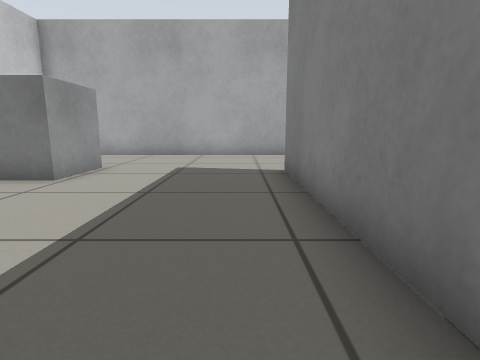
view 1 (above)

20 first-person views from a walk through a Gazebo world. The camera is 0.5 m above the floor, tilts 10° down and sees 80° across. The floor is counted in squares, 0.5 m on a side. Each view is taken from the middle of a square. On the plan, view 1 faces up. The plan holds only what a view shows up to about 11 squares ahead; the rest is blank.

view 2
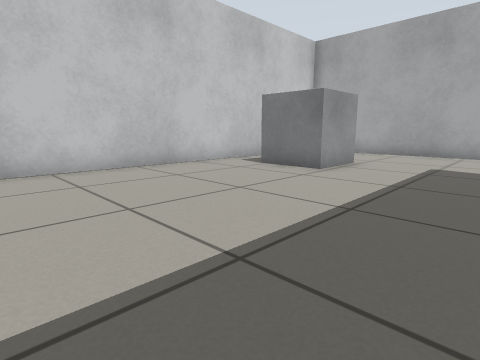

view 3
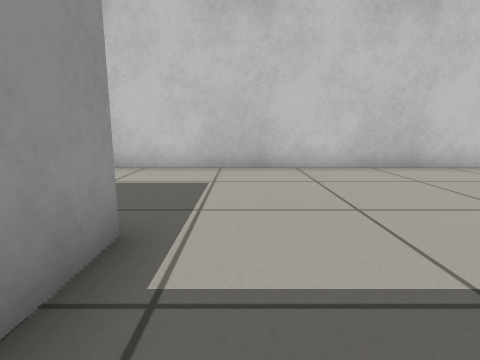

view 4
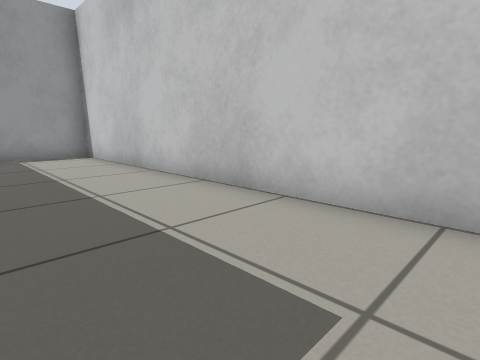

view 5
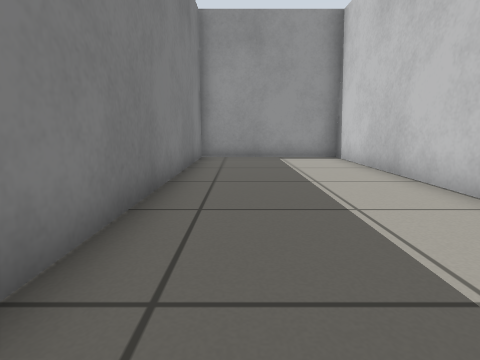

view 6
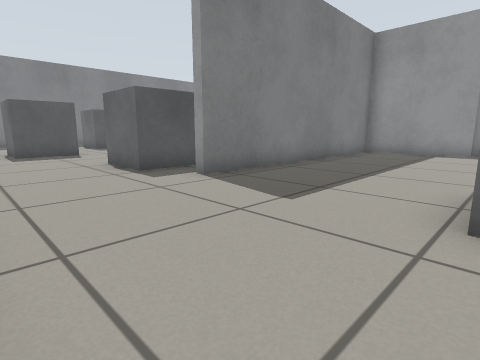

view 7
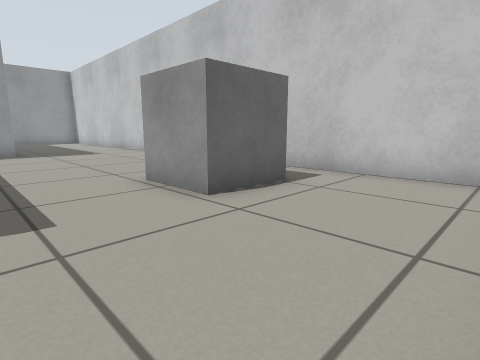

view 8
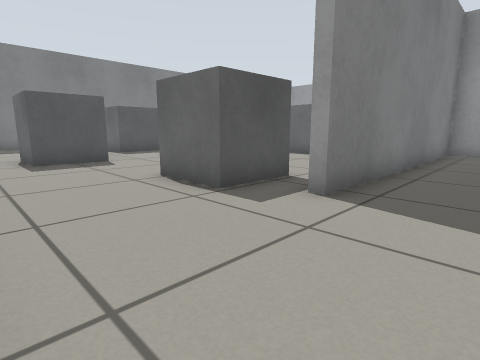

view 9
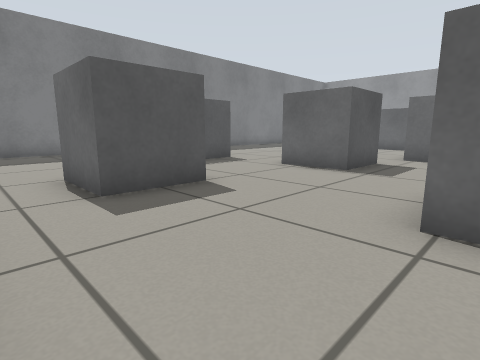

view 10
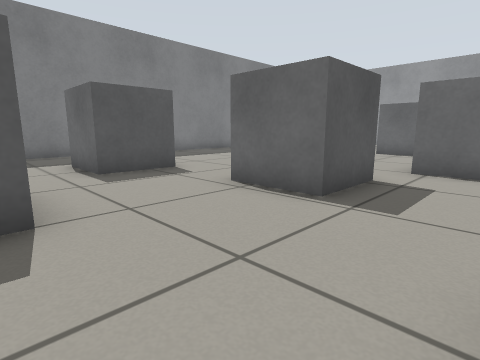

view 11
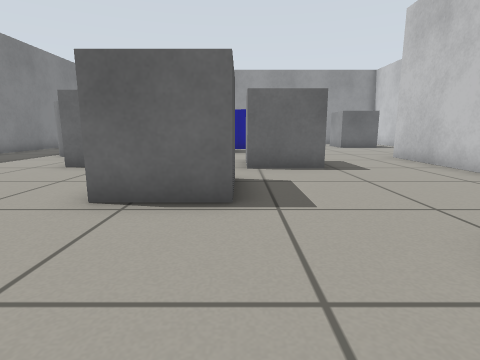

view 12
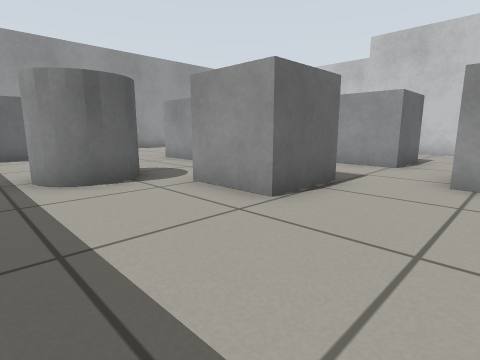

view 13
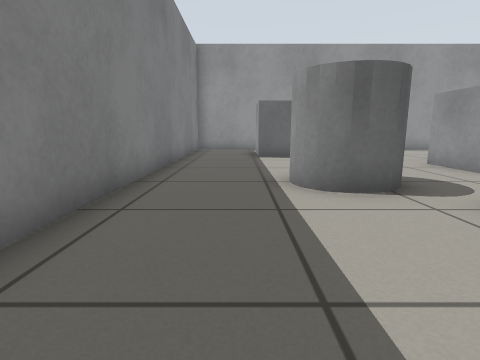

view 14
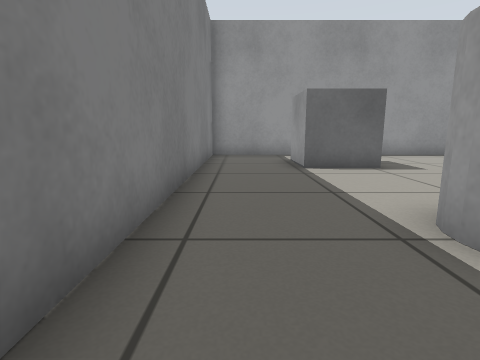

view 15
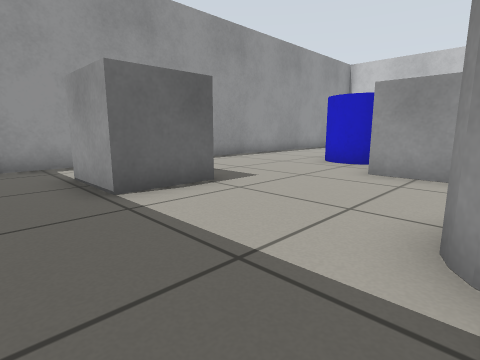

view 16
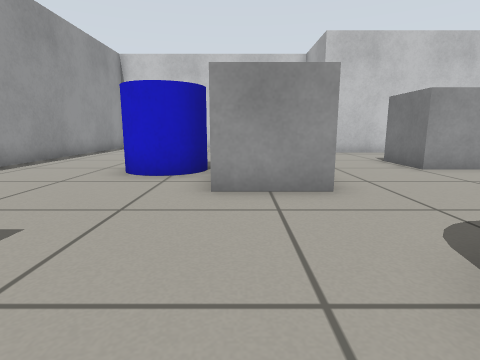

view 17
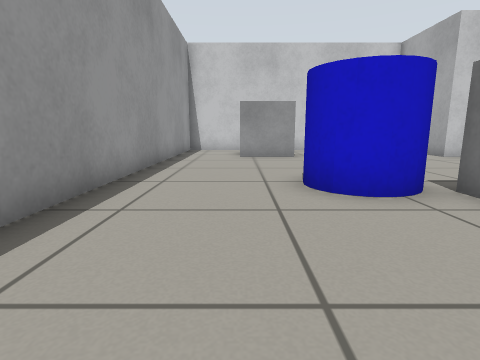

view 18
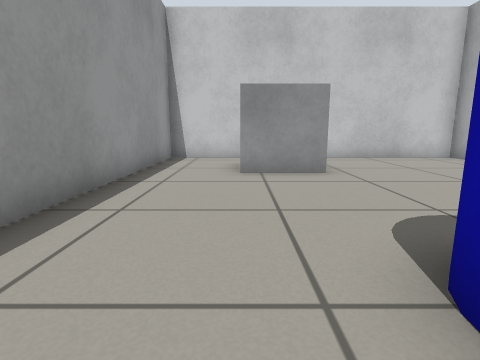

view 19
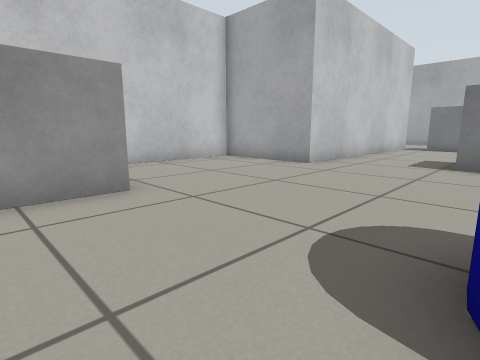

view 20
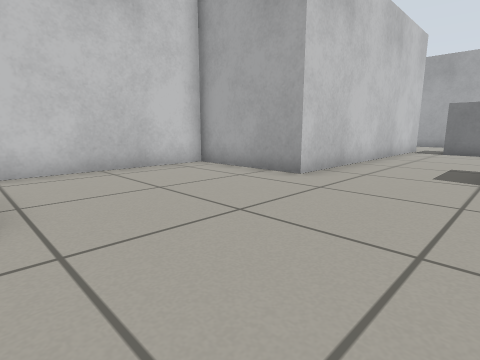

### Floor plan
Points are (right, up) in squares from view 1. A wall is a line through its corners. A room is listed if a view was taken in it or the views show most of it. See-through windows are left out.
Room 1 (views 1, 2, 3, 4, 5, 6, 7, 8)
walls: (1.9, 11.4) (-7.5, 11.4) (-7.5, -12.5) (-2.6, -12.5) (-2.6, -2.1) (1.1, -2.1) (1.1, 7) (1.5, 7)
ways out: opening at (1, 9.5) to room 2
objects: grey box (-5, 6) to (-4, 7)
Room 2 (views 9, 10, 11, 12, 13, 14, 15, 16, 17, 18, 19, 20)
walls: (1.4, 4.9) (1.4, -2.4) (-2.3, -2.4) (-2.3, -12.5) (17.1, -12.5) (17, -0.3); (17, 3.6) (17, 9.8)
ways out: opening at (1, 9.5) to room 1
objects: grey box (1, -10) to (1, -8); grey box (3, 6) to (4, 8); grey box (5, -1) to (7, 0); blue cylinder (6, -9) to (8, -7); grey box (7, -6) to (9, -5); grey box (7, 2) to (9, 4); grey box (9, 8) to (10, 9); grey box (10, -1) to (11, 0); grey cylinder (12, -4) to (14, -3); grey box (12, 4) to (13, 6); grey box (13, -10) to (14, -9)

Where each view was taken, in squares from view 1:
view 1: 0 up, 0 right, facing up
view 2: 1 down, 0 right, facing up-left
view 3: 1 down, 0 right, facing left
view 4: 1 down, 4 left, facing down-left
view 5: 2 down, 4 left, facing down
view 6: 11 up, 4 left, facing down-right
view 7: 11 up, 1 left, facing down-left
view 8: 11 up, 1 left, facing down-right
view 9: 11 up, 4 right, facing down-right
view 10: 8 up, 5 right, facing down-right
view 11: 8 up, 7 right, facing down
view 12: 3 up, 15 right, facing down-left
view 13: 2 up, 15 right, facing down
view 14: 1 down, 16 right, facing down
view 15: 4 down, 16 right, facing down-left
view 16: 6 down, 14 right, facing left
view 17: 10 down, 12 right, facing left
view 18: 10 down, 8 right, facing left
view 19: 10 down, 6 right, facing up-left
view 20: 8 down, 5 right, facing up-left
